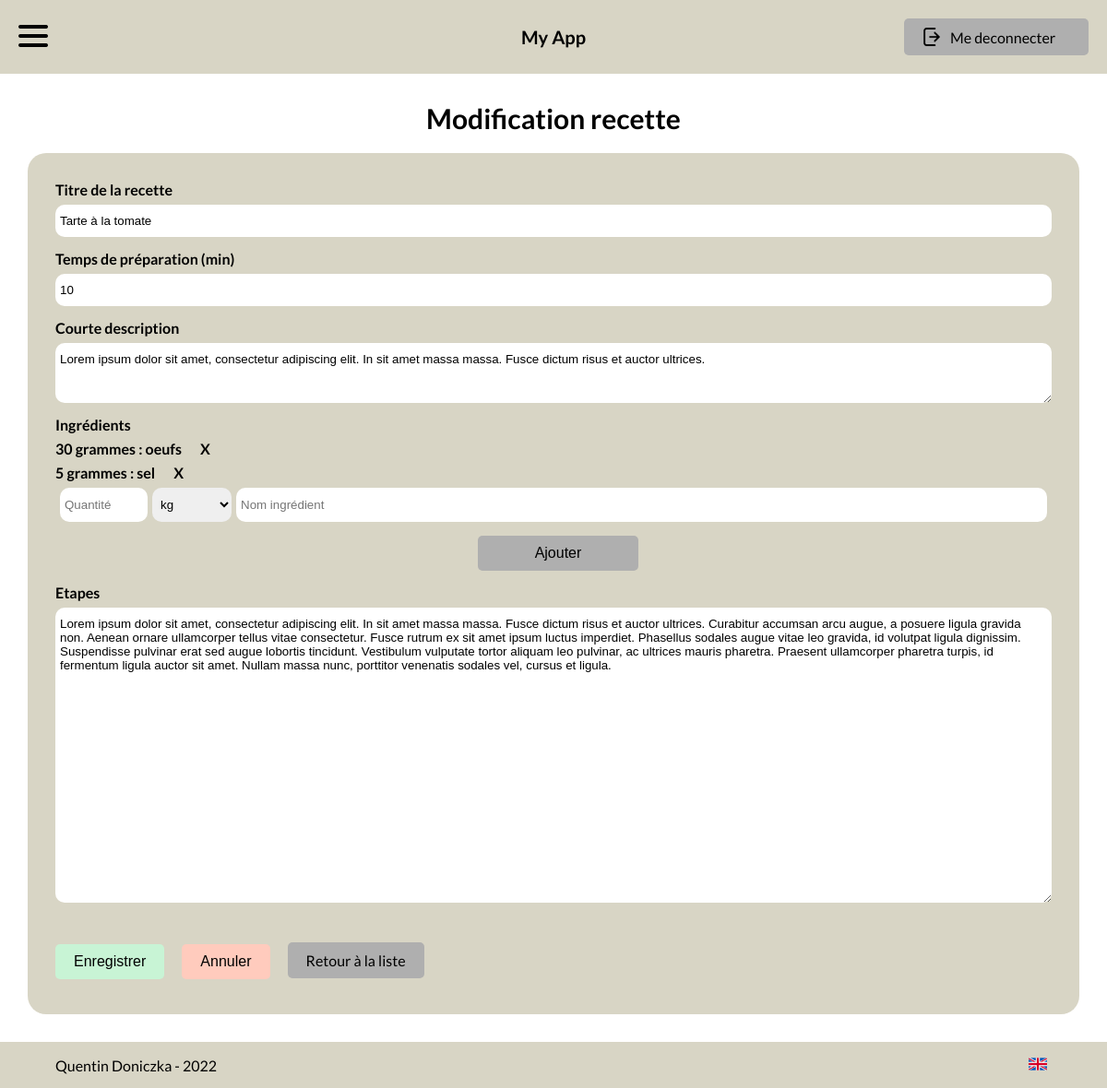
The app's page /my-receipts/index.php?id=4&edit=1 (signed in) with its own data.
### tables this page shows
CREATE TABLE receipts (
        id INTEGER PRIMARY KEY AUTOINCREMENT,
        titre VARCHAR(255) NOT NULL,
        temps INT,
        ingredients TEXT,
        lang VARCHAR(3) DEFAULT "fr",
        id_owner INT,
        is_public INT DEFAULT 0,
        resume TEXT,
        description TEXT NOT NULL
    );

### assets/php/traductions.php (called while the page is built, shortened)
<?php
function traduction() {
    $traduction = [];
    $traduction["fr"] = [];
    $traduction["en"] = [];
    $traduction["fr"]["accueil"] = [];
    $traduction["fr"]["accueil"]["titre"] = "Bienvenue sur \"My App\"";
    $traduction["fr"]["accueil"]["titre2"] = "Voir la dernière recette :";
    $traduction["fr"]["accueil"]["info"] = "Voir la recette";
    $traduction["fr"]["accueil"]["info_all"] = "Voir toutes les recettes";
    $traduction["fr"]["lang"] = [];
    $traduction["fr"]["lang"]["change_fr"] = "Traduire le site en français";
    $traduction["fr"]["lang"]["change_en"] = "Traduire le site en anglais";
    $traduction["fr"]["gestion"] = [];
    $traduction["fr"]["gestion"]["btn_edit"] = "Editer";
    $traduction["fr"]["gestion"]["btn_delete"] = "Supprimer";
    $traduction["fr"]["recette"] = [];
    $traduction["fr"]["recette"]["titre_privee"] = "Page de recette (privée)";
    $traduction["fr"]["recette"]["titre_public"] = "Page de recette (public)";
    $traduction["fr"]["recette"]["creation"] = "Création";
    $traduction["fr"]["recette"]["modif"] = "Modification";
    $traduction["fr"]["recette"]["recette"] = "recette";
    $traduction["fr"]["recette"]["titre"] = "Titre de la recette";
    $traduction["fr"]["recette"]["temps"] = "Temps de préparation (min)";
    $traduction["fr"]["recette"]["description"] = "Courte description";
    $traduction["fr"]["recette"]["ingredient"] = "Ingrédients";
    $traduction["fr"]["recette"]["t_ingredient"] = "Ecrire votre ingrédient ...";
    $traduction["fr"]["recette"]["q_ingredient"] = "Quantité";
    $traduction["fr"]["recette"]["u_ingredient"] = "Unité";
    $traduction["fr"]["recette"]["n_ingredient"] = "Nom ingrédient";
    $traduction["fr"]["recette"]["add"] = "Ajouter";
    $traduction["fr"]["recette"]["etape"] = "Etapes";
    $traduction["fr"]["recette"]["e_etape"] = "Ecrire votre étape ...";
    $traduction["fr"]["recette"]["save"] = "Enregistrer";
    $traduction["fr"]["recette"]["cancel"] = "Annuler";
    $traduction["fr"]["recette"]["r_liste"] = "Retour à la liste";
    $traduction["fr"]["recette"]["indispo"] = "Recette indisponible";
    $traduction["fr"]["recette"]["time"] = "Temps de préparations :";
    $traduction["fr"]["recette"]["n_recette"] = "Nouvelle recette";
    $traduction["fr"]["recette"]["propose"] =  "Proposer ma recette";
    $traduction["fr"]["recette"]["voir"] = "Voir la recette";
    $traduction["fr"]["recette"]["edit"] = "Editer";
    $traduction["fr"]["recette"]["sup"] = "Supprimer";
    $traduction["fr"]["recette"]["none"] = "Il n'y a pas de recettes à afficher.";
    $traduction["fr"]["signin"] = [];
    $traduction["fr"]["signin"]["titre"] = "Connexion";
    $traduction["fr"]["signin"]["mail"] = "Email";
    $traduction["fr"]["signin"]["name"] = "Pseudo";
    $traduction["fr"]["signin"]["mdp"] = "Mot de passe";
    $traduction["fr"]["signin"]["c_mdp"] = "Confirmation de mot de passe";
    $traduction["fr"]["signin"]["connect"] = "Se connecter";
    $traduction["fr"]["signin"]["inscrire"] = "S'inscrire";
    $traduction["fr"]["signin"]["membre"] = "Déjà membre ?";
    $traduction["fr"]["signin"]["success"] = "Inscription réussie, veuillez vous connecter.";
    $traduction["fr"]["header"]["home"] = "Accueil";
    $traduction["fr"]["header"]["profil"] = "Profil";
    $traduction["fr"]["header"]["recette"] = "Recettes";
    $traduction["fr"]["header"]["m_recette"] = "Mes recettes";
    $traduction["fr"]["header"]["course"] = "Liste de courses";
    $traduction["fr"]["header"]["utilisateur"] = "Gestion des utilisateurs";
    $traduction["fr"]["header"]["deco"] = "Me deconnecter";
    $traduction["fr"]["error_signin"]["pseudo"] = "Ce pseudo est déjà pris";
    $traduction["fr"]["error_signin"]["mdp"] = "Mots de passes differents";
    $traduction["fr"]["error_signin"]["email"] = "Email invalide";
    $traduction["fr"]["error_signin"]["user_ok"] = "Utilisateur bien enregistré.";
    $traduction["fr"]["error_signin"]["fields"] = "Les champs ne sont pas bien remplis.";
    $traduction["fr"]["error_signin"]["connect_ok"] = "Connexion réussie.";
    $traduction["fr"]["error_signin"]["id"] = "Les identifiants sont incorrects.";
    $traduction["fr"]["msg_role"]["droit"] = "Vous ne pouvez pas modifier les rôles.";
    $traduction["fr"]["msg_role"]["self"] = "Vous ne pouvez pas modifier votre propre rôle.";
    $traduction["fr"]["msg_role"]["update"] = "Rôle mis à jour.";
    $traduction["fr"]["msg_role"]["error"] = "Une erreur est survenu, veuillez réessayer plus tard.";
    $traduction["fr"]["recette"]["my_fav"] = "Mes favoris";
    $traduction["fr"]["recette"]["fav"] = "Favori";
    $traduction["fr"]["recette"]["moderation"] = "Modération des recettes";
    $traduction["fr"]["recette"]["add_course"] = "Ajouter à ma liste de course";
    $traduction["fr"]["liste"]["titre"] = "Ma liste de courses";
    $traduction["fr"]["liste"]["nombre"] = "Nombre de recettes choisies :";
    $traduction["fr"]["liste"]["creat"] = "Générer ma liste";
    $traduction["fr"]["liste"]["vide"] = "Liste de course vide";
    $traduction["fr"]["manage"]["titre"] = "Gestion des utilisateurs";
    $traduction["fr"]["manage"]["membre"] = "Membre";
    $traduction["en"]["accueil"] = [];
    $traduction["en"]["accueil"]["titre"] = "Welcome to \"My App\"";
    $traduction["en"]["accueil"]["titre2"] = "See the last receipt :";
    $traduction["en"]["accueil"]["info"] = "See receipt";
    $traduction["en"]["accueil"]["info_all"] = "See every receipts";
    $traduction["en"]["lang"] = [];
    $traduction["en"]["lang"]["change_fr"] = "Traduire le site en français";
    $traduction["en"]["lang"]["change_en"] = "Traduire le site en anglais";
    $traduction["en"]["gestion"] = [];
    $traduction["en"]["gestion"]["btn_edit"] = "Editer";
    $traduction["en"]["gestion"]["btn_delete"] = "Supprimer";
    $traduction["en"]["signin"] = [];
    $traduction["en"]["signin"]["titre"] = "Connection";
    $traduction["en"]["signin"]["mail"] = "Email";
    $traduction["en"]["signin"]["name"] = "Pseudo";
    $traduction["en"]["signin"]["mdp"] = "Password";
    $traduction["en"]["signin"]["c_mdp"] = "Confirm password";
    $traduction["en"]["signin"]["connect"] = "Log in";
    $traduction["en"]["signin"]["inscrire"] = "Register";
    $traduction["en"]["signin"]["membre"] = "Already member ?";
    $traduction["en"]["signin"]["success"] = "Register done, please login.";
    $traduction["en"]["signin"]["success"] = "Register done, please login.";
    $traduction["en"]["header"]["home"] = "Homepage";
    $traduction["en"]["header"]["profil"] = "Profil";
    $traduction["en"]["header"]["recette"] = "Receipt";
    $traduction["en"]["header"]["m_recette"] = "My Receipt";
    $traduction["en"]["header"]["course"] = "Shopping list";
    $traduction["en"]["header"]["utilisateur"] = "User management";
    $traduction["en"]["header"]["deco"] = "Logout";
    $traduction["en"]["error_signin"]["pseudo"] = "This pseudo is already taken";
    $traduction["en"]["error_signin"]["mdp"] = "password is not matching";
    $traduction["en"]["error_signin"]["email"] = "Email invalid";
    $traduction["en"]["error_signin"]["user_ok"] = "User well saved";
    $traduction["en"]["error_signin"]["fields"] = "The fields are not filled in correctly.";
    $traduction["en"]["error_signin"]["connect_ok"] = "Successful connection.";
    $traduction["en"]["error_signin"]["id"] = "Identifiers are incorrect.";
    $traduction["en"]["msg_role"]["droit"] = "You cannot change roles.";
    $traduction["en"]["msg_role"]["self"] = "You cannot change your won role.";
    $traduction["en"]["msg_role"]["update"] = "Updated role";
    $traduction["en"]["msg_role"]["error"] = "An error has occurred, please try again later.";
    $traduction["en"]["recette"] = [];
    $traduction["en"]["recette"]["titre_privee"] = "Receipts page (private)";
    $traduction["en"]["recette"]["titre_public"] = "Receipts page (public)";
    $traduction["en"]["recette"]["creation"] = "Creation";
    $traduction["en"]["recette"]["modif"] = "Edit";
    $traduction["en"]["recette"]["recette"] = "receipt";
    $traduction["en"]["recette"]["titre"] = "Receipts title";
    $traduction["en"]["recette"]["temps"] = "Preparation time (mins)";
    $traduction["en"]["recette"]["description"] = "Short Description";
    $traduction["en"]["recette"]["ingredient"] = "Ingredients";
    $traduction["en"]["recette"]["t_ingredient"] = "Write your ingredient...";
    $traduction["en"]["recette"]["q_ingredient"] = "Quantity";
    $traduction["en"]["recette"]["u_ingredient"] = "Unit";
    $traduction["en"]["recette"]["n_ingredient"] = "Ingredient name";
    $traduction["en"]["recette"]["add"] = "Add";
    $traduction["en"]["recette"]["etape"] = "Steps";
    $traduction["en"]["recette"]["e_etape"] = "Write your step...";
    $traduction["en"]["recette"]["save"] = "Save";
    $traduction["en"]["recette"]["cancel"] = "Cancel";
    $traduction["en"]["recette"]["r_liste"] = "Back to list";
    $traduction["en"]["recette"]["indispo"] = "Recipe unavailable";
    $traduction["en"]["recette"]["time"] = "Preparation time:";
    $traduction["en"]["recette"]["n_recette"] = "New recipe";
    $traduction["en"]["recette"]["propose"] =  "Submit my recipe";
    $traduction["en"]["recette"]["voir"] = "See the recipe";
    $traduction["en"]["recette"]["edit"] = "Edit";
    $traduction["en"]["recette"]["sup"] = "Delete";
    $traduction["en"]["recette"]["none"] = "There are no recipes to display.";
    $traduction["en"]["recette"]["my_fav"] = "My favorites";
    $traduction["en"]["recette"]["fav"] = "Favorite";
    $traduction["en"]["recette"]["moderation"] = "Management receipt public";
    $traduction["en"]["recette"]["add_course"] = "Add to my wishlist";
    $traduction["en"]["liste"]["titre"] = "My shopping list";
    $traduction["en"]["liste"]["nombre"] = "Number of recipes chosen :";
    $traduction["en"]["liste"]["creat"] = "Generate my list";
    $traduction["en"]["liste"]["vide"] = "Shopping list is empty";
    $traduction["en"]["manage"]["titre"] = "User management";
    $traduction["en"]["manage"]["membre"] = "Member";
    return $traduction;
}

### my-receipts/index.php (the view, shortened to what this page needs)
<?php
include("../assets/php/header.php");
$pdo = new PDO('sqlite:../database.db');
$pdo->setAttribute(PDO::ATTR_DEFAULT_FETCH_MODE, PDO::FETCH_ASSOC);
$pdo->setAttribute(PDO::ATTR_ERRMODE, PDO::ERRMODE_EXCEPTION);
$lang = $_SESSION["lang"];
$traduction = traduction();
?>
<?php if(isset($_GET["id"]) && isset($_GET["edit"])) { ?>
<?php
    $req = $pdo->prepare('SELECT * FROM receipts WHERE id=:id AND lang = "fr" ');
    $req->bindValue('id', intval($_GET["id"]));
    $req->execute();
    $receipt = $req->fetch();
?>
<?php if( (!empty($_GET["id"]) && $receipt && is_owner($receipt["id_owner"])) || ($_GET["id"] == 0 )) { ?>
<h1 class="title-page" > <?php if($_GET["id"] == 0) {echo $traduction[$lang]["recette"]["creation"];} else {echo $traduction[$lang]["recette"]["modif"];} ?> <?php echo $traduction[$lang]["recette"]["recette"] ; ?>
</h1>
<form id="form_receipt" method="POST" action="/receipts/form_receipt.php" class="form form-recette">
    <div class="label-form">
        <label for=""> <?php echo $traduction[$lang]["recette"]["titre"]; ?></label>
        <input type="text" name="titre" value="<?php if($receipt){echo $receipt["titre"];} ?>">
    </div>
    <div class="label-form">
        <label for=""><?php echo $traduction[$lang]["recette"]["temps"]; ?></label>
        <input type="text" name="temps" value="<?php if($receipt){echo $receipt["temps"];} ?>">
    </div>
    <div class="label-form">
        <label for=""><?php echo $traduction[$lang]["recette"]["description"]; ?></label>
        <textarea rows="3" name="resume" type="text" ><?php if($receipt){echo $receipt["resume"];} ?></textarea>
    </div>
    <div class="label-form">
        <label for=""><?php echo $traduction[$lang]["recette"]["ingredient"]; ?></label>
        <div id="list-ingredients">
            <?php if($receipt["ingredients"]) {
                $ingredients = json_decode($receipt["ingredients"]);
                foreach($ingredients as $ingredient) { ?>
                    <label><input checked='checked' type='checkbox' name='ingredients[]' value='<?php echo $ingredient->name.':'.$ingredient->quantity.":".$ingredient->unit; ?>'/>
                            <span><?php echo $ingredient->quantity." ".$ingredient->unit.' : '.$ingredient->name; ?></span>
                            <span class="delete_ingredient" title="Delete">X</span>
                    </label>
                <?php }
            } ?>
        </div>
        <div class="autocomplete">
            <div class="ingredients-inputs">
                <input type="number" id="qte_ingred" placeholder="Quantité" >
                <select name="" id="unit_ingred">
                    <option value="kilogrammes">kg</option>
                </select>
                <input type="text" id="name_ingred" placeholder="<?php echo $traduction[$lang]["recette"]["n_ingredient"]; ?>" >
            </div>
            <button id="add_ingredient" class="btn"><?php echo $traduction[$lang]["recette"]["add"]; ?></button>
        </div>
    </div>
    <div class="label-form">
        <label for=""><?php echo $traduction[$lang]["recette"]["etape"]; ?></label>
        <textarea rows="20" name="description" placeholder="<?php echo $traduction[$lang]["recette"]["e_etape"]; ?>" ><?php if($receipt){echo $receipt["description"];} ?></textarea>
    </div>
    <div class="btns">
        <button class="btn valid"><?php echo $traduction[$lang]["recette"]["save"]; ?></button>
        <button type="reset" class="btn cancel"><?php echo $traduction[$lang]["recette"]["cancel"]; ?></button>
        <a class="btn retour-list" href="?"><?php echo $traduction[$lang]["recette"]["r_liste"]; ?></a>
    </div>
</form>
<?php } else { ?>
<div class="no-result">
    <?php echo $traduction[$lang]["recette"]["indispo"]; ?>
</div>
<?php  }
 }?>
<?php
include("../assets/php/footer.php");
?>

### assets/css/style.css (style rules this page uses)
:root { --main-color: #AFAFAF; --grey: #D8D5C5; --error: #dc3545; --success: #28a745; }
body { font-family: 'Lato',sans-serif; margin: 0; position: relative; }
h1 { font-size: 30px; text-align: center; margin-top: 0px; }
a { color: inherit; text-decoration: none; }
textarea { font-family: 'Arial', sans-serif; }
.form label { font-weight: bold; margin-bottom: 7px; }
.btn { color: inherit; text-decoration: none; padding: 10px 20px; text-align: center; background-color: var(--main-color); border-radius: 5px; border: none; font-size: 16px; }
.title-page { margin-top:0; }
.btn.edit, .btn.valid { background-color: #c8f4d5; }
.btn.delete, .btn.cancel { background-color: #ffcbbd; }
.label-form { display: flex; flex-direction: column; margin-bottom: 14px; }
.form input , .form select, .form textarea { padding: 10px 5px; border-radius: 10px; border: none; }
.retour-list { display: inline-block; margin-top: 20px; }
.form-recette { background-color: var(--grey); padding: 30px; border-radius: 20px; }
.form-recette .btns { margin: 0 -8px; margin-top: 35px; }
.form-recette .btns .btn { margin: 8px; }
.ingredients-inputs { display: flex; width: 100%; }
.ingredients-inputs { flex: 100%; }
#name_ingred { flex: auto; min-width: 240px; }
.autocomplete { width: 100%; display: flex; flex-wrap: wrap; justify-content: center; }
.autocomplete input { margin: 0 5px; width: 85px; }
.autocomplete button { width: 174px; margin-left: 10px; }
#add_ingredient { margin-top: 15px; }
#list-ingredients label { display: flex; align-items: center; }
.delete_ingredient { margin-left: 20px; }

### records on screen
receipts: titre "Tarte à la tomate", temps "10", resume "Lorem ipsum dolor sit amet, consectetur adipiscing elit. In sit amet massa massa. Fusce dictum risus et auctor ultrices.", description "Lorem ipsum dolor sit amet, consectetur adipiscing elit. In sit amet massa massa. Fusce dictum risus et auctor ultrices. Curabitur accumsan arcu augue, a posuere ligula gravida non. Aenean ornare ullamcorper tellus vitae consectetur. Fusce rutrum ex sit amet ipsum luctus imperdiet. Phasellus sodales augue vitae leo gravida, id volutpat ligula dignissim. Suspendisse pulvinar erat sed augue lobortis tincidunt. Vestibulum vulputate tortor aliquam leo pulvinar, ac ultrices mauris pharetra. Praesent ullamcorper pharetra turpis, id fermentum ligula auctor sit amet. Nullam massa nunc, porttitor venenatis sodales vel, cursus et ligula."

### other values on screen
$traduction[$lang]["header"]["deco"] "Me deconnecter"
$traduction[$lang]["recette"]["modif"] "Modification"
$traduction[$lang]["recette"]["recette"] "recette"
$traduction[$lang]["recette"]["titre"] "Titre de la recette"
$traduction[$lang]["recette"]["temps"] "Temps de préparation (min)"
$traduction[$lang]["recette"]["description"] "Courte description"
$traduction[$lang]["recette"]["ingredient"] "Ingrédients"
$ingredient->quantity "30"
$ingredient->unit "grammes"
$ingredient->name "oeufs"
$ingredient->quantity "5"
$ingredient->name "sel"
$traduction[$lang]["recette"]["add"] "Ajouter"
$traduction[$lang]["recette"]["etape"] "Etapes"
$traduction[$lang]["recette"]["save"] "Enregistrer"
